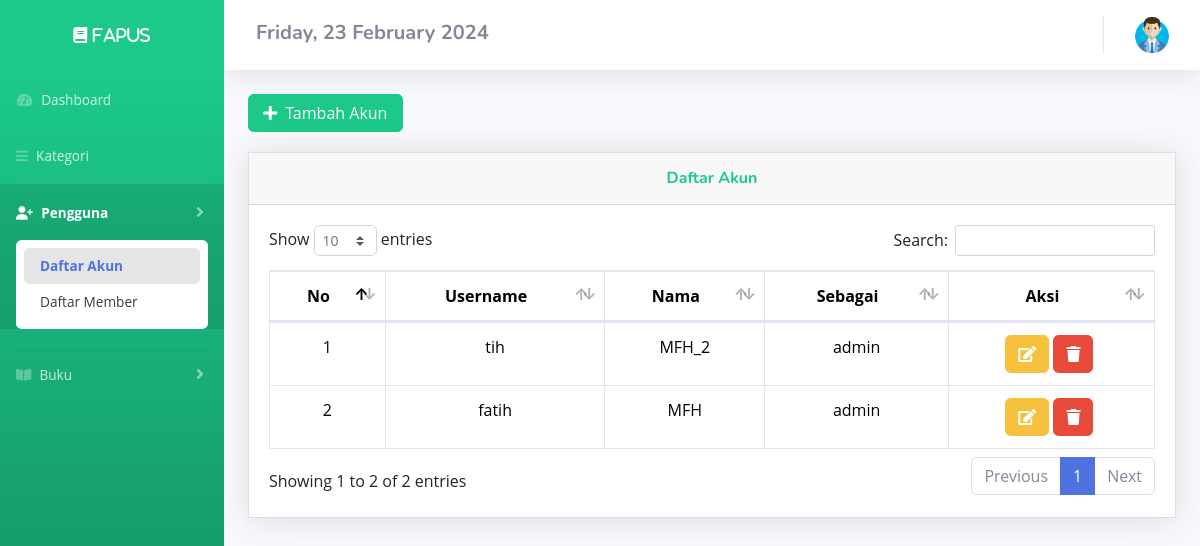
Before: /DashboardAdmin/akun.php (signed in) with the older database file.
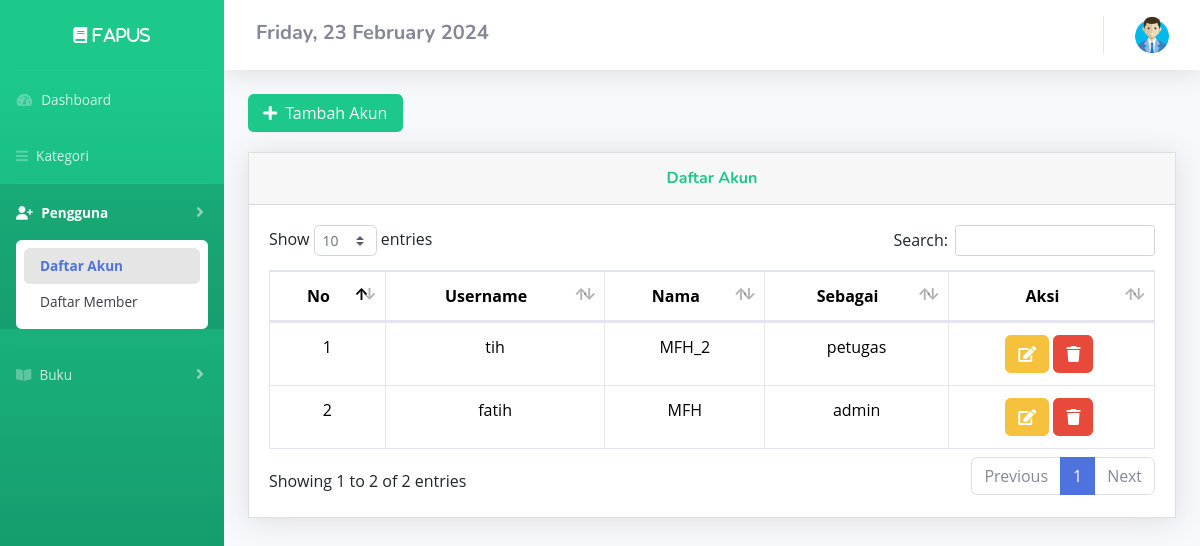
After: the same page with the newer database file.
### tables this page shows
CREATE TABLE `user` (
  `id` int(11) NOT NULL,
  `username` varchar(50) NOT NULL,
  `password` varchar(50) NOT NULL,
  `nama` varchar(50) NOT NULL,
  `sebagai` varchar(50) NOT NULL
);

### config/config.php (called while the page is built, shortened)
<?php
$host = "127.0.0.1";
$username = "root";
$password = "";
$database_name = "fapus";
$connection = mysqli_connect($host, $username, $password, $database_name);
function queryReadData($dataKategori)
{
  global $connection;
  $result = mysqli_query($connection, $dataKategori);
  $items = [];
  while ($item = mysqli_fetch_assoc($result)) {
    $items[] = $item;
  }
  return $items;
}

### DashboardAdmin/akun.php (the view, shortened to what the changed rows need)
<?php
require "../config/config.php";
$member = queryReadData("SELECT * FROM user where id");
?>
<!DOCTYPE html>
<html lang="en">
<head>
  <link href="https://cdn.jsdelivr.net/npm/bootstrap@5.3.2/dist/css/bootstrap.min.css" rel="stylesheet">
  <link href="../assets2/vendor/fontawesome-free/css/all.min.css" rel="stylesheet" type="text/css">
  <link href="../assets2/css/sb-admin-2.min.css" rel="stylesheet">
  <link href="../assets2/vendor/datatables/dataTables.bootstrap4.min.css" rel="stylesheet">
  <link rel='stylesheet' href='https://cdnjs.cloudflare.com/ajax/libs/font-awesome/5.15.0/css/all.min.css'>
  <link rel="stylesheet" href="../assets/style3.css">
</head>
<body id="page-top">
  <div id="wrapper">
    <div id="content-wrapper" class="d-flex flex-column">
      <div id="content">
        <div class="container-fluid">
          <div class="card shadow mb-4">
            <div class="card-body">
              <div class="table-responsive">
                <table class="table table-bordered" id="dataTable" width="100%" cellspacing="0">
                  <thead>
                    <tr align="center">
                      <th>No</th>
                      <th>Username</th>
                      <th>Nama</th>
                      <th>Sebagai</th>
                      <th>Aksi</th>
                    </tr>
                  </thead>
                  <tbody>
                    <?php
                    $no = 1;
                    foreach ($member as $item) :
                      $id = $item['id'];
                    ?>
                      <tr>
                        <td align="center"><?php echo $no++ ?></td>
                        <td align="center"><?php echo $item['username'] ?></td>
                        <td align="center"><?php echo $item['nama'] ?></td>
                        <td align="center"><?php echo $item['sebagai'] ?></td>
                        <td align="center">
                          <a title="edit" data-toggle="modal" data-target="#edit<?= $id; ?>" class="btn btn-warning" title="Edit"><i class="fas fa-edit"></i></a>
                          <a title="hapus" data-toggle="modal" data-target="#del<?= $id; ?>" class="btn btn-danger" title="Hapus"><i class="fas fa-trash"></i></a>&nbsp;
                        </td>
                      </tr>
                    <?php endforeach; ?>
                  </tbody>
                </table>
              </div>
            </div>
          </div>
        </div>
      </div>
</body>
</html>

Changed rows visible on the page:
changed user "tih": sebagai "admin" → "petugas"
